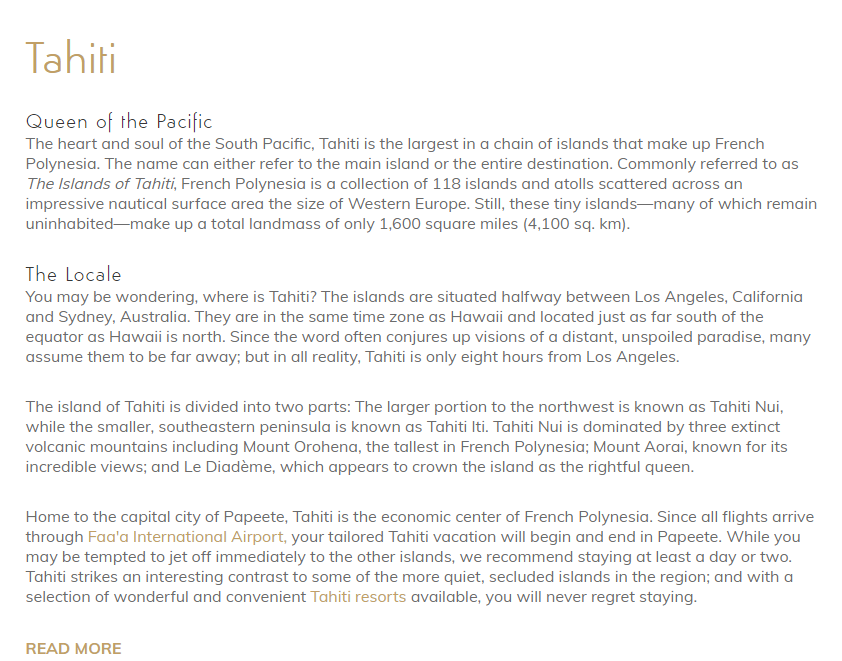
#> input picture 第三次实验/tahiti.png, 842 x 661 px, found by its file name
$ python Image_Process.py
#> lines starting #> are read from the running program, lines starting #| are printed output that depends on the picture; after the words box and inside, x2 and y2 are one past the last pixel; in counts of white or black regions, pixels touching at a corner belong together
#A2.1的图片用于行切分，切分完放在A2.2下
# dataset下的图片用于自适应二值化放在B2下，注意观察实验结果
import cv2
import numpy as np
import os

def split_lines(input_path, output_dir):
    # 检查输出目录是否存在，不存在则创建
#> called with input_path = 'A2.1\\tahiti.png', output_dir = 'A2.2'
    if not os.path.exists(output_dir):
        os.makedirs(output_dir)
    # 读取图片并转换为灰度图像
    img = cv2.imread(input_path)
#> img is the input picture: shape (661, 842, 3); mean B, G, R 245.2, 245.4, 245.5
    gray = cv2.cvtColor(img, cv2.COLOR_BGR2GRAY)

    # 使用二值化方法进行图像处理
    _, binary = cv2.threshold(gray, 128, 255, cv2.THRESH_BINARY_INV)
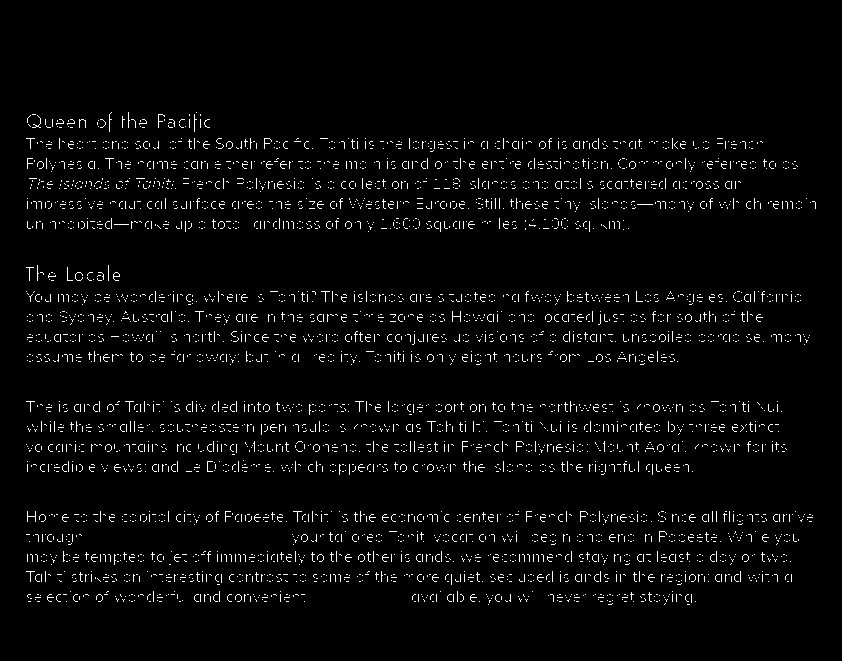
#> binary: shape (661, 842); 3.1% white in thin lines or dots, all inside (x1, y1, x2, y2) = (26, 112, 816, 605)

    # 计算水平投影
    horizontal_projection = np.sum(binary, axis=1)
#> horizontal_projection = 661 values, max 58650 at index 554, min 0 at index 0, mean 6622.7

    # 使用水平投影来检测文本行
    line_indices = []
    in_line = False
    for i, value in enumerate(horizontal_projection):
        if value > 0 and not in_line:
            in_line = True
            start_index = i
        elif value == 0 and in_line:
            in_line = False
            end_index = i
            line_indices.append((start_index, end_index))
#> this loop made 661 passes
#> in_line on passes 113, 133, 139, 150, 151, 153, 159, 171, 172, 173, 179, 191: True, False, True, False, True, False, True, False, True, False, True, False
#> after the loop, end_index = 605; in_line = False; line_indices = 25 pairs, first value 112 to 591, second value 132 to 605; start_index = 591

    # 切分每一行并保存
    for idx, (start, end) in enumerate(line_indices):
        line_img = img[start:end, :]
        slice_path = os.path.join(output_dir, f'line_{idx + 1}.png')
        cv2.imwrite(slice_path, line_img)
#> this loop made 25 passes
#> (start, end) on passes 1 to 12: (112, 132), (138, 149), (150, 152), (158, 170), (171, 172), (178, 190), (191, 192), (198, 210), (211, 212), (218, 232), (265, 281), (291, 305)

# 使用示例
input_image_path = 'A2.1\\tahiti.png'  # 将这里替换为你的图片路径
output_directory = 'A2.2'

split_lines(input_image_path, output_directory)
